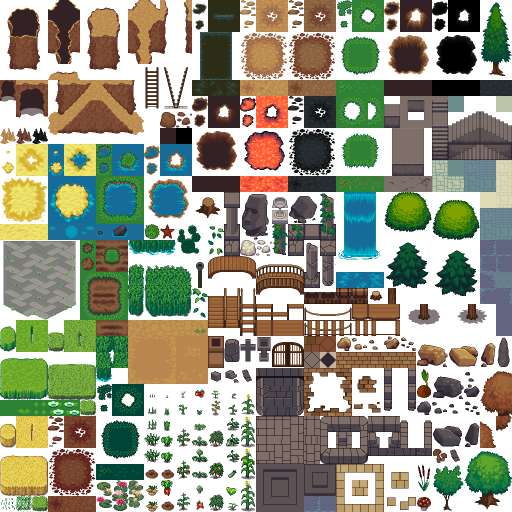
#> input picture scripts/terrain_atlas.png, 1024 x 1024 px (shown at 1/2 size)
$ python gen_diaphu.py
#> lines starting #> are read from the running program, lines starting #| are printed output that depends on the picture
### scripts/gen_bg.py
"""Sinh nền pixel cho sân khấu theo việc đang làm x 4 mùa, ghép từ ô gạch LPC.
Chạy: python3 scripts/gen_bg.py scripts -> public/bg/*.png (cần terrain_atlas.png, base_out_atlas.png từ LPC Tile Atlas)"""
import sys, colorsys, random
from PIL import Image

ATL = sys.argv[1] if len(sys.argv) > 1 else '.'
T = Image.open(f'{ATL}/terrain_atlas.png').convert('RGBA')
#> T is the input picture: PIL image 1024x1024 RGBA; mean R, G, B, A 64.7, 66.1, 47, 169.1
B = Image.open(f'{ATL}/base_out_atlas.png').convert('RGBA')
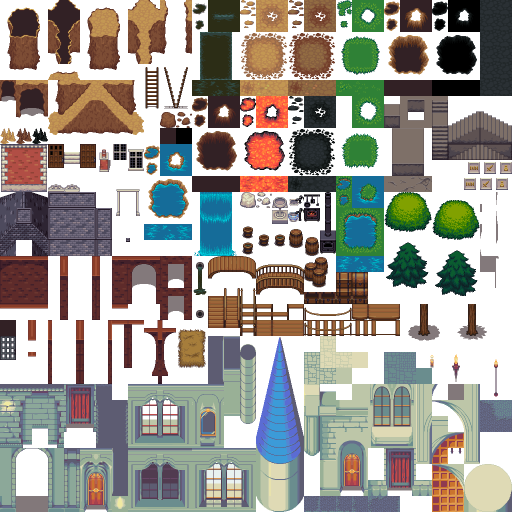
#> input picture scripts/base_out_atlas.png, 1024 x 1024 px (shown at 1/2 size)
#> B is the input picture: PIL image 1024x1024 RGBA; mean R, G, B, A 69.2, 66.7, 59.4, 163.6
OUT = '/home/claude/vkl/public/bg'
W, H = 256, 160
GROUND = 124

def t(c, r, w=1, h=1, src=None):
    s = src or T
    return s.crop((c * 32, r * 32, (c + w) * 32, (r + h) * 32))

def b(c, r, w=1, h=1):
    return t(c, r, w, h, B)

def hx(h):
    return tuple(int(h[i:i + 2], 16) for i in (1, 3, 5))

# ---------- đổi màu theo mùa ----------
def remap(im, fn):
    im = im.copy(); px = im.load()
    for y in range(im.height):
        for x in range(im.width):
            r, g, bb, a = px[x, y]
            if a == 0: continue
            px[x, y] = fn(r, g, bb) + (a,)
    return im

def is_green(h, s):
    return 0.17 < h < 0.47 and s > 0.18

# [30 lines left out: functions season_plants, snow_cap, not called in this run]

def plant(im, s, blossom=False):
    out = season_plants(im, s, blossom)
    return snow_cap(out, 3) if s == 3 else out

# ---------- trời, mây, núi ----------
SKY = [('#cfe8e0', '#f4dbe6'), ('#8fd0f0', '#d8f0f6'), ('#f0c890', '#f8e4b8'), ('#b8c8dc', '#e8eef6')]
MTN = [('#7fae9a', '#5f8e7c', '#a8ccb8'), ('#5f9a7c', '#447a60', '#8cc0a0'), ('#b07a5a', '#8a5a40', '#d8a070'), ('#8a9ab0', '#6a7a90', '#c8d4e4')]

# [28 lines left out: functions sky, cloud, not called in this run]

def mountains(img, s, seed, base, amp, layer=0):
    """Dãy núi pixel: đỉnh nhọn, sườn trái đón nắng, sườn phải khuất bóng, tuyết đông, mù chân núi"""
    random.seed(seed)
    px = img.load()
    body, shade, light = (hx(c) for c in MTN[s])
    if layer == 0:
        mix = lambda c, k=0.45: tuple(int(v * (1 - k) + w * k) for v, w in zip(c, hx(SKY[s][1])))
        body, shade, light = mix(body), mix(shade), mix(light)
    peaks = []
    x = -random.randint(10, 40)
    while x < W + 40:
        w = random.randint(50, 90); h = random.randint(int(amp * 0.6), amp)
        peaks.append((x + w // 2, base - h, w)); x += int(w * random.uniform(0.55, 0.8))
    top = [GROUND] * W; side = [0] * W
    for cx, py, w in peaks:
        for xx in range(max(0, cx - w // 2), min(W, cx + w // 2)):
            k = abs(xx - cx) / (w / 2)
            # sườn gồ ghề theo bậc pixel
            y = int(py + (base - py) * k + (2 if (xx // 3) % 2 and k > 0.2 else 0))
            if y < top[xx]: top[xx] = y; side[xx] = 1 if xx > cx else -1
    for xx in range(W):
        for y in range(top[xx], GROUND):
            d = y - top[xx]
            col = shade if side[xx] > 0 else body
            if side[xx] < 0 and d < 3: col = light
            if s == 3 and d < 5 + (xx * 7 % 4): col = (240, 246, 252) if side[xx] < 0 else (206, 218, 236)
            elif layer == 1 and side[xx] > 0 and d > 6 and (xx + y) % 2 == 0: col = body  # dither vùng tối
            px[xx, y] = col + (255,)
        if top[xx] < GROUND: px[xx, top[xx]] = tuple(max(0, v - 35) for v in shade) + (255,)
    # dải mù chân núi
    if layer == 0:
        fog = tuple(min(255, v + 18) for v in hx(SKY[s][1]))
        for y in range(base - 8, base):
            for xx in range(W):
                if (xx + y) % (2 if y > base - 4 else 3) == 0: px[xx, y] = fog + (255,)

# ---------- mặt đất ----------
# [44 lines left out: functions wood_tile, tufts, ground, not called in this run]

def put(img, sprite, x, y_bottom):
    img.alpha_composite(sprite, (x, y_bottom - sprite.height)) if x >= 0 else img.alpha_composite(sprite.crop((-x, 0, sprite.width, sprite.height)), (0, y_bottom - sprite.height))

# ---------- vật thể ----------
# [7 lines left out: function pine, not called in this run]
ROUND = t(29, 28, 3, 4)
BUSH = t(24, 12, 3, 3)
ROCK = t(26, 21, 2, 2)
CLIFF = t(16, 12, 1, 4)
STONE = t(18, 14, 2, 2)
FALL = t(21, 12, 3, 5)
WATER = t(21, 17, 3, 1)
STOVE = b(19, 13, 1, 2)
POT = b(17, 12)
BUCKETS = b(15, 14, 2, 2)
BARRELS = b(17, 14, 3, 2)
TORCH = b(28, 22, 1, 2)
SIGN = b(29, 10)
HAY = b(11, 21, 1, 2)

def frozen(im):
    return remap(im, lambda r, g, bb: (min(255, r + 120), min(255, g + 100), min(255, bb + 50)))

# [98 lines left out: functions scene_tu_luyen, scene_du_ngoan, scene_kiem_tien, scene_ket_duyen, scene_luyen_dan, not called in this run]

SCENES = {'tu_luyen': scene_tu_luyen, 'du_ngoan': scene_du_ngoan, 'kiem_tien': scene_kiem_tien, 'ket_duyen': scene_ket_duyen, 'luyen_dan': scene_luyen_dan}
import os
# [7 lines that do not run on import are left out]

### scripts/gen_cosmos.py
"""Nền Tiên giới / Ma giới / Thái Hư giới, ghép từ ô gạch LPC (terrain_atlas, base_out_atlas) rồi đổi màu.
Chạy: python3 scripts/gen_cosmos.py scripts -> public/bg/{tien,ma,hu}-0.png
Dùng lại các hàm của gen_bg.py (trời, núi, mây, đặt sprite)."""
import sys, random, colorsys
sys.argv = sys.argv[:2] if len(sys.argv) > 1 else [sys.argv[0], 'scripts']
import gen_bg as G
from PIL import Image

W, H, GROUND = G.W, G.H, G.GROUND
t, b, put, hx = G.t, G.b, G.put, G.hx


# ---------- đổi màu ----------
def lum(r, g, bb):
    return (0.3 * r + 0.59 * g + 0.11 * bb) / 255


def gmap(im, pal, lo=0.0, hi=1.0):
    """Ánh xạ độ sáng của từng điểm ảnh vào dải màu pal (tối -> sáng), giữ chi tiết LPC"""
    cols = [hx(c) for c in pal]
    n = len(cols) - 1

    def f(r, g, bb):
        v = (lum(r, g, bb) - lo) / max(0.01, hi - lo)
        v = max(0.0, min(0.999, v))
        return cols[min(n, int(v * (n + 1)))]
    return G.remap(im, f)


# [8 lines left out: function hue, not called in this run]


def tile_fill(img, tile, x0, y0, x1, y1):
    for x in range(x0, x1, tile.width):
        for y in range(y0, y1, tile.height):
            img.alpha_composite(tile.crop((0, 0, min(tile.width, x1 - x), min(tile.height, y1 - y))), (x, y))


def gradient(img, stops, y0=0, y1=GROUND, bands=9):
    px = img.load()
    cols = [hx(c) for c in stops]
    for y in range(y0, y1):
        f = (y - y0) / max(1, y1 - y0 - 1)
        k = min(bands - 1, int(f * bands)) / (bands - 1)
        seg = min(len(cols) - 2, int(k * (len(cols) - 1)))
        u = k * (len(cols) - 1) - seg
        a, c = cols[seg], cols[seg + 1]
        col = tuple(int(a[i] + (c[i] - a[i]) * u) for i in range(3))
        for x in range(W):
            px[x, y] = col + (255,)


def disc(img, cx, cy, r, col, ring=None, dither=0):
    px = img.load()
    for y in range(cy - r - dither, cy + r + dither + 1):
        for x in range(cx - r - dither, cx + r + dither + 1):
            if not (0 <= x < W and 0 <= y < H):
                continue
            d = ((x - cx) ** 2 + (y - cy) ** 2) ** 0.5
            if d <= r:
                px[x, y] = hx(col) + (255,)
            elif ring and d <= r + dither and (x + y) % 2 == 0:
                px[x, y] = hx(ring) + (255,)


# [13 lines left out: function puff, not called in this run]


# ---------- mảnh LPC ----------
CASTLE_WALL = b(20, 26, 3, 2)      # tường đá trắng
WINDOWS = b(23, 24, 3, 3)          # cửa sổ vòm đôi
DOOR = b(21, 27, 2, 4)             # cổng vòm
SPIRE = b(16, 21, 3, 8)            # chóp nhọn xanh
COLUMN = b(15, 22, 1, 7)           # cột tròn
GATE = b(7, 11, 2, 3)              # cổng cột trắng
BRICK = b(3, 12, 3, 4)             # tường gạch xám
STONE = t(18, 14, 2, 2)            # khối đá có cỏ
CLIFF = t(16, 12, 1, 4)
FALL = t(21, 12, 3, 5)
WATER = t(21, 17, 3, 1)
LAVA = t(15, 8, 3, 3)
LAVA_FLOW = t(15, 11, 3, 1)
COBBLE = t(18, 8, 3, 3)
MOONDISC = b(29, 29, 3, 3)
OBELISK = t(14, 12, 1, 3)
CRYSTAL = t(15, 15, 2, 1)
ROCK = G.ROCK


def cut(im, keep):
    im = im.copy()
    px = im.load()
    for y in range(im.height):
        for x in range(im.width):
            if px[x, y][3] and not keep(*px[x, y][:3]):
                px[x, y] = (0, 0, 0, 0)
    return im


def no_bg(im):
    """Bỏ nền xám của atlas (ô trống)"""
    return cut(im, lambda r, g, bb: not (abs(r - g) < 6 and abs(g - bb) < 6 and r < 70))


# [21 lines left out: function island, not called in this run]


def palace(wall_pal, roof_pal, win_pal, scale=1):
    """Cung điện ghép từ tường, cửa sổ, cổng và chóp LPC"""
    wall = gmap(CASTLE_WALL, wall_pal)
    win = gmap(no_bg(WINDOWS.crop((0, 0, 96, 70))), win_pal)
    spire = gmap(no_bg(SPIRE.crop((0, 0, 96, 190))), roof_pal)
    im = Image.new('RGBA', (160, 190))
    # thân chính
    for x in range(16, 144, 32):
        for y in range(118, 190, 32):
            im.alpha_composite(wall.crop((0, 0, 32, min(32, 190 - y))), (x, y))
    im.alpha_composite(win.resize((64, 46), Image.NEAREST), (48, 128))
    # hai tháp
    tower = gmap(no_bg(COLUMN), wall_pal)
    for x in (4, 124):
        im.alpha_composite(tower.crop((0, 40, 32, 224)).crop((0, 0, 32, 120)), (x, 70))
        im.alpha_composite(spire.resize((36, 70), Image.NEAREST), (x - 2, 2))
    im.alpha_composite(spire.resize((60, 120), Image.NEAREST), (50, 0))
    im = im.crop((0, 0, 160, 190))
    if scale != 1:
        im = im.resize((int(160 * scale), int(190 * scale)), Image.NEAREST)
    return im


# [8 lines left out: function tree, not called in this run]


def gmap_one(l, pal):
    cols = [hx(c) for c in pal]
    return cols[max(0, min(len(cols) - 1, int(min(0.999, l * 1.6) * len(cols))))]


# ================= Tiên giới =================
# [154 lines left out: functions scene_tien, scene_ma, scene_hu, not called in this run]


# [5 lines that do not run on import are left out]

### scripts/gen_diaphu.py
"""Nền Địa Phủ (Diêm La điện) cho Thất Nhật Lục và danh hiệu Khách Quen Của Diêm Vương.
Ghép từ ô gạch LPC (terrain_atlas, base_out_atlas) rồi đổi màu: điện Diêm La từ tường thành LPC, cầu Nại Hà từ gạch LPC,
sông Vong Xuyên từ dung nham LPC nhuộm đỏ tím. Chỉ chấm điểm tay cho lửa ma, hoa bỉ ngạn.
Chạy: cd scripts && python3 gen_diaphu.py . -> public/bg/dia-phu.png"""
import sys, random
sys.argv = sys.argv[:2] if len(sys.argv) > 1 else [sys.argv[0], '.']
import gen_bg as G
import gen_cosmos as C
from PIL import Image

W, H, GROUND = C.W, C.H, C.GROUND
put, hx = C.put, C.hx


def scene():
    img = Image.new('RGBA', (W, H))
    # trời âm u xanh lục đen, dải màu có rắc điểm
    C.gradient(img, ['#020806', '#06120e', '#0a1c16', '#10261e', '#16302a'])
    px = img.load()
    random.seed(4)
    # trăng máu mờ
    C.disc(img, 200, 30, 14, '#5a1a22', ring='#2a0a10', dither=4)
    C.disc(img, 200, 30, 14, '#6a2028')
    # núi đá đen hai lớp
    G.SKY.append(('#10261e', '#16302a'))
    G.MTN.append(('#0c1a16', '#06100c', '#1a2c26'))
    G.MTN.append(('#081410', '#040a08', '#122420'))
    G.mountains(img, len(G.SKY) - 1, 31, 96, 50, 0)
    G.SKY.append(('#10261e', '#16302a'))
    G.mountains(img, len(G.SKY) - 1, 37, 110, 30, 1)
    # điện Diêm La: tường LPC tô đen, mái đỏ thẫm, cửa tối màu đỏ sẫm (30/10 Tyler: cửa vàng quá lộ)
    hall = C.palace(['#06080a', '#10141a', '#1c222a', '#2a323c'], ['#2a0408', '#4a0a10', '#7a1218', '#a82020'], ['#080204', '#1c0508', '#38090e', '#561016'], scale=0.55)
    put(img, hall, 128 - hall.width // 2, GROUND + 2)
    # đất đá đen
    cob = C.gmap(C.COBBLE, ['#040606', '#0a100e', '#121c18', '#1c2a24'])
    C.tile_fill(img, cob, 0, GROUND, W, H)
    # sông Vong Xuyên: dung nham LPC nhuộm đỏ tím
    river = C.gmap(C.LAVA_FLOW, ['#1a0410', '#3a0a1e', '#6a1430', '#a02a40'])
    px = img.load()
    y0 = GROUND + 16
    for x in range(W):
        yy = y0 + (1 if (x // 20) % 2 else 0)
        for k in range(10):
            px[x, yy + k] = river.getpixel((x % 96, 8 + k % 8))
        px[x, yy - 1] = (10, 4, 6, 255)
    # cầu Nại Hà: gạch LPC nhuộm xám tro bắc ngang sông
    brick = C.gmap(C.BRICK.crop((0, 0, 96, 32)), ['#1a1614', '#2e2824', '#443c34', '#5a5046'])
    bridge = brick.crop((0, 0, 60, 6))
    for x0 in range(98, 158, 60):
        img.alpha_composite(bridge, (x0, y0 + 1))
    for x in range(98, 158, 6):  # lan can
        for y in range(y0 - 5, y0 + 1):
            px[x, y] = (70, 60, 52, 255)
    for x in range(98, 158):
        px[x, y0 - 5] = (90, 78, 66, 255)
    # đèn lồng đỏ hai đầu cầu (cột tre, đèn 4x5 điểm)
    for lx in (94, 160):
        for y in range(y0 - 22, y0):
            px[lx, y] = (40, 30, 24, 255)
        for dy in range(5):
            for dx in range(-2, 2):
                px[lx + dx, y0 - 22 + dy] = (220, 50, 30, 255) if 0 < dy < 4 else (120, 20, 16, 255)
        px[lx - 1, y0 - 20] = (255, 200, 90, 255)
        px[lx, y0 - 20] = (255, 230, 140, 255)
    # hoa bỉ ngạn đỏ rải bờ sông
    for _ in range(70):
        x, y = random.randrange(W), random.randrange(GROUND + 4, y0 - 2)
        if 96 < x < 160:
            continue
        px[x, y] = (200, 30, 40, 255)
        if y > GROUND + 4:
            px[x, y - 1] = (240, 70, 70, 255) if random.random() < 0.5 else (150, 20, 30, 255)
    for _ in range(50):
        x, y = random.randrange(W), random.randrange(y0 + 11, H)
        px[x, y] = (180, 24, 36, 255)
    # lửa ma xanh lục lơ lửng
    for _ in range(30):
        x, y = random.randrange(W), random.randrange(10, GROUND - 6)
        px[x, y] = (110, 255, 190, 255) if random.random() < 0.4 else (60, 180, 140, 255)
        if random.random() < 0.5 and y > 0:
            px[x, y - 1] = (40, 120, 96, 255)
    return img


if __name__ == '__main__':
    out = '../public/bg' if sys.argv[1] == '.' else sys.argv[1] + '/../public/bg'
    scene().convert('RGB').save(f'{out}/dia-phu.png', optimize=True)
#> in scene, `img = Image.new('RGBA', (W, H))`: img: PIL image 256x160 RGBA; every value is 0
#> call 2 of gmap, with lo = 0, hi = 1
#> in gmap (call 2), `return G.remap(im, f)`:
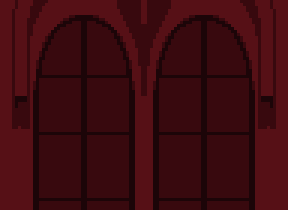
#> returned value: PIL image 96x70 RGBA (shown 3 times larger); mean R, G, B, A 61.6, 10.7, 15.7, 255
#> call 3 of gmap, with lo = 0, hi = 1
#> in gmap (call 3), `return G.remap(im, f)`:
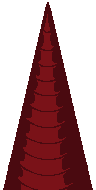
#> returned value: PIL image 96x190 RGBA; mean R, G, B, A 45.2, 6.4, 9.3, 121.3; transparent parts drawn white
#> in palace, `im = Image.new('RGBA', (160, 190))`: im: PIL image 160x190 RGBA; every value is 0
#> after the loop in palace, `for x in range(16, 144, 32):`:
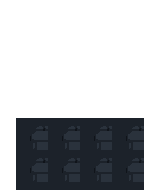
#> im: PIL image 160x190 RGBA; mean R, G, B, A 9.4, 11.3, 13.9, 77.3; transparent parts drawn white
#> after the loop in palace, `for x in (4, 124):`:
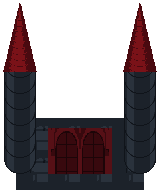
#> im: PIL image 160x190 RGBA; mean R, G, B, A 24.1, 14.9, 18.7, 132.5; transparent parts drawn white
#> in palace, `im = im.resize((int(160 * scale), int(190 * scale)), Image.NEAREST)`:
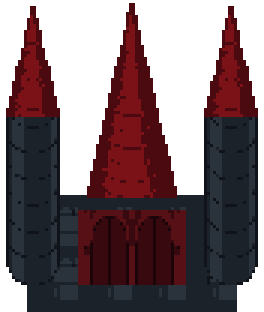
#> im: PIL image 88x104 RGBA (shown 3 times larger); mean R, G, B, A 34.8, 16.2, 20.7, 161.2; transparent parts drawn white
#> in put, `img.alpha_composite(sprite, (x, y_bottom - sprite.height)) if x >= 0 e..`:
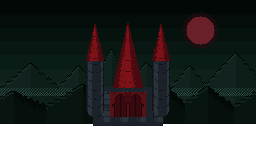
#> img: PIL image 256x160 RGBA; mean R, G, B, A 14.6, 17.1, 15.8, 198.5; transparent parts drawn white
    print('ok', W, H)
